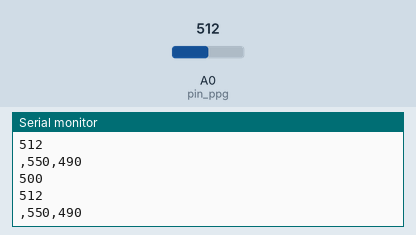
Simulated run of this sketch. Board: Arduino Uno, built with avr-gcc and run on an emulated ATmega328P. Parts: the last lines printed to the serial monitor. The inputs (shaded band) are chosen by the test bench; at power-on: A0 (pin_ppg) = 512.

Above: at 1.2 s.
1.3 s: A0 (pin_ppg) set to 11
At 2.2 s:
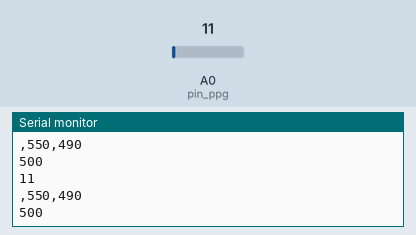
2.8 s: A0 (pin_ppg) set to 8
At 3.9 s:
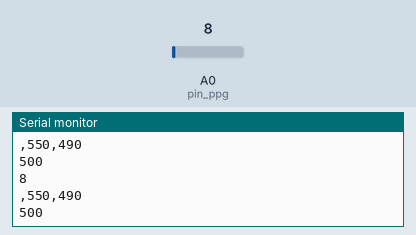
Timing chart, 0 to 5.8 s (numbered marks = the images above; inputs shaded):
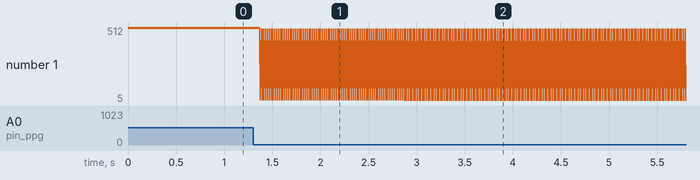

Measured:
- after the input at 1.3 s, the serial monitor: prints a new line after 0.07 s (image 1)
- after the input at 2.8 s, the serial monitor: prints a new line after 0.08 s (image 2)
- plotted number 1: 512 → 11 after the input at 1.3 s, 11 → 5 after the input at 2.8 s

The sketch:

read_ppg.ino
```cpp
const int pin_ppg = A0;
int value_ppg = 0;
int threshold = 500;

void setup() {
  pinMode(A0,INPUT);
  Serial.begin(9600);
}

void loop()
{
  value_ppg = analogRead(pin_ppg);
  if (value_ppg > threshold){
    digitalWrite(LED_BUILTIN, HIGH);
  }
  else{
    digitalWrite(LED_BUILTIN, LOW);
  }
  Serial.println(value_ppg);
  Serial.print(",");
  Serial.print(550);
  Serial.print(",");
  Serial.print(490);
  Serial.print("\r");
  Serial.print("\n");

Serial.print(threshold);
Serial.print("\r");
  Serial.print("\n");
}
```
